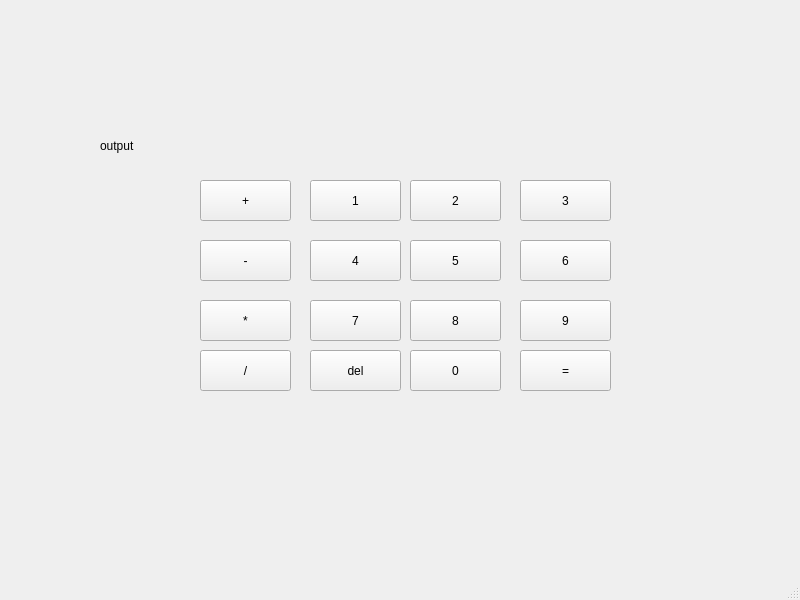
<?xml version="1.0" encoding="UTF-8"?>
<ui version="4.0">
 <class>Caculator</class>
 <widget class="QMainWindow" name="Caculator">
  <property name="geometry">
   <rect>
    <x>0</x>
    <y>0</y>
    <width>800</width>
    <height>600</height>
   </rect>
  </property>
  <property name="windowTitle">
   <string>Caculator</string>
  </property>
  <widget class="QWidget" name="centralwidget">
   <widget class="QLabel" name="label">
    <property name="geometry">
     <rect>
      <x>100</x>
      <y>120</y>
      <width>661</width>
      <height>51</height>
     </rect>
    </property>
    <property name="text">
     <string>output</string>
    </property>
   </widget>
   <widget class="QPushButton" name="pushButton">
    <property name="geometry">
     <rect>
      <x>200</x>
      <y>180</y>
      <width>91</width>
      <height>41</height>
     </rect>
    </property>
    <property name="text">
     <string>+</string>
    </property>
   </widget>
   <widget class="QPushButton" name="pushButton_2">
    <property name="geometry">
     <rect>
      <x>310</x>
      <y>180</y>
      <width>91</width>
      <height>41</height>
     </rect>
    </property>
    <property name="text">
     <string>1</string>
    </property>
   </widget>
   <widget class="QPushButton" name="pushButton_3">
    <property name="geometry">
     <rect>
      <x>410</x>
      <y>180</y>
      <width>91</width>
      <height>41</height>
     </rect>
    </property>
    <property name="text">
     <string>2</string>
    </property>
   </widget>
   <widget class="QPushButton" name="pushButton_4">
    <property name="geometry">
     <rect>
      <x>520</x>
      <y>180</y>
      <width>91</width>
      <height>41</height>
     </rect>
    </property>
    <property name="text">
     <string>3</string>
    </property>
   </widget>
   <widget class="QPushButton" name="pushButton_5">
    <property name="geometry">
     <rect>
      <x>520</x>
      <y>240</y>
      <width>91</width>
      <height>41</height>
     </rect>
    </property>
    <property name="text">
     <string>6</string>
    </property>
   </widget>
   <widget class="QPushButton" name="pushButton_6">
    <property name="geometry">
     <rect>
      <x>310</x>
      <y>240</y>
      <width>91</width>
      <height>41</height>
     </rect>
    </property>
    <property name="text">
     <string>4</string>
    </property>
   </widget>
   <widget class="QPushButton" name="pushButton_7">
    <property name="geometry">
     <rect>
      <x>200</x>
      <y>240</y>
      <width>91</width>
      <height>41</height>
     </rect>
    </property>
    <property name="text">
     <string>-</string>
    </property>
   </widget>
   <widget class="QPushButton" name="pushButton_8">
    <property name="geometry">
     <rect>
      <x>410</x>
      <y>240</y>
      <width>91</width>
      <height>41</height>
     </rect>
    </property>
    <property name="text">
     <string>5</string>
    </property>
   </widget>
   <widget class="QPushButton" name="pushButton_9">
    <property name="geometry">
     <rect>
      <x>410</x>
      <y>300</y>
      <width>91</width>
      <height>41</height>
     </rect>
    </property>
    <property name="text">
     <string>8</string>
    </property>
   </widget>
   <widget class="QPushButton" name="pushButton_10">
    <property name="geometry">
     <rect>
      <x>200</x>
      <y>300</y>
      <width>91</width>
      <height>41</height>
     </rect>
    </property>
    <property name="text">
     <string>*</string>
    </property>
   </widget>
   <widget class="QPushButton" name="pushButton_11">
    <property name="geometry">
     <rect>
      <x>520</x>
      <y>300</y>
      <width>91</width>
      <height>41</height>
     </rect>
    </property>
    <property name="text">
     <string>9</string>
    </property>
   </widget>
   <widget class="QPushButton" name="pushButton_12">
    <property name="geometry">
     <rect>
      <x>310</x>
      <y>300</y>
      <width>91</width>
      <height>41</height>
     </rect>
    </property>
    <property name="text">
     <string>7</string>
    </property>
   </widget>
   <widget class="QPushButton" name="pushButton_13">
    <property name="geometry">
     <rect>
      <x>310</x>
      <y>350</y>
      <width>91</width>
      <height>41</height>
     </rect>
    </property>
    <property name="text">
     <string>del</string>
    </property>
   </widget>
   <widget class="QPushButton" name="pushButton_14">
    <property name="geometry">
     <rect>
      <x>520</x>
      <y>350</y>
      <width>91</width>
      <height>41</height>
     </rect>
    </property>
    <property name="text">
     <string>=</string>
    </property>
   </widget>
   <widget class="QPushButton" name="pushButton_15">
    <property name="geometry">
     <rect>
      <x>410</x>
      <y>350</y>
      <width>91</width>
      <height>41</height>
     </rect>
    </property>
    <property name="text">
     <string>0</string>
    </property>
   </widget>
   <widget class="QPushButton" name="pushButton_16">
    <property name="geometry">
     <rect>
      <x>200</x>
      <y>350</y>
      <width>91</width>
      <height>41</height>
     </rect>
    </property>
    <property name="text">
     <string>/</string>
    </property>
   </widget>
  </widget>
  <widget class="QMenuBar" name="menubar">
   <property name="geometry">
    <rect>
     <x>0</x>
     <y>0</y>
     <width>800</width>
     <height>21</height>
    </rect>
   </property>
  </widget>
  <widget class="QStatusBar" name="statusbar"/>
 </widget>
 <resources/>
 <connections/>
</ui>
